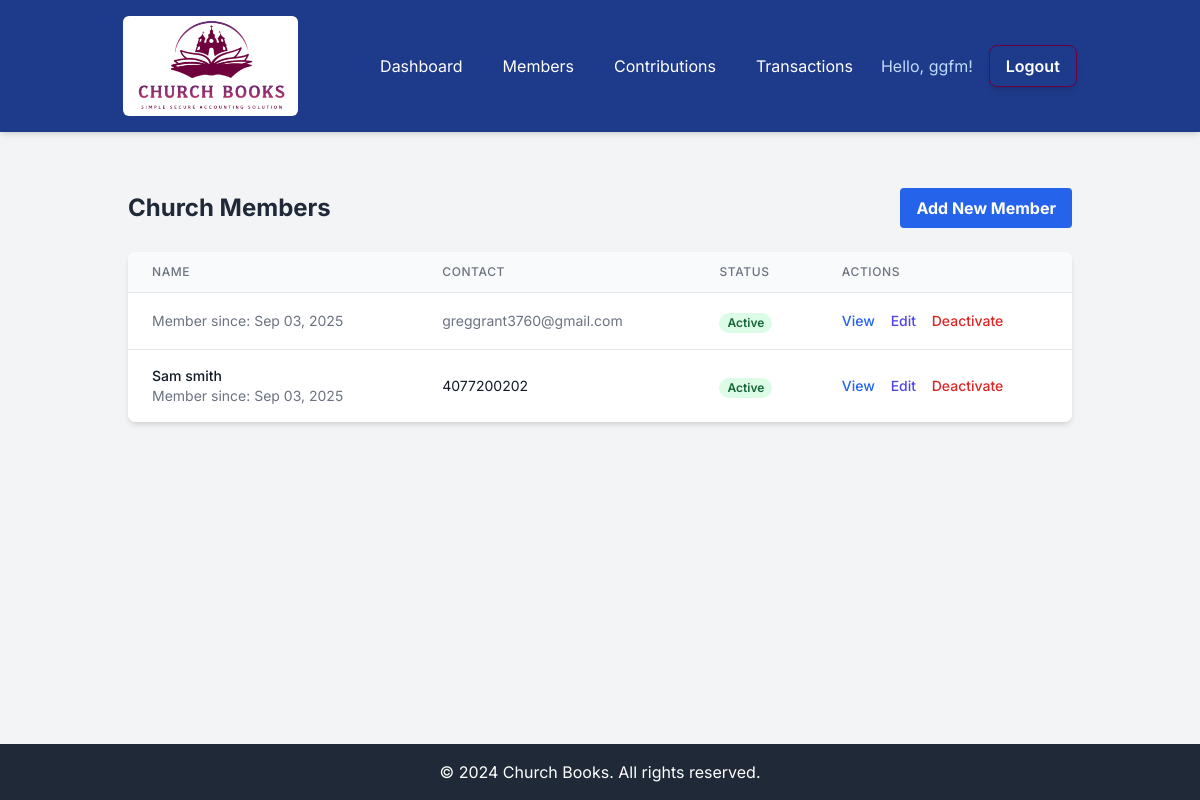
The app's page /finances/members/ (signed in) with its own data.
### church_finances/models.py (models this page shows, shortened)
class ChurchMember(models.Model):
    ROLES = (
        ('admin', 'Church Admin'),
        ('treasurer', 'Treasurer'),
        ('pastor', 'Pastor'),
        ('assistant_pastor', 'Assistant Pastor'),
        ('deacon', 'Deacon')
    )
    MARITAL_STATUS = (
        ('single', 'Single'),
        ('married', 'Married'),
        ('widowed', 'Widowed'),
        ('divorced', 'Divorced'),
    )
    user = models.ForeignKey(User, on_delete=models.CASCADE)
    church = models.ForeignKey(Church, on_delete=models.CASCADE)
    role = models.CharField(max_length=20, choices=ROLES, default='member')
    is_active = models.BooleanField(default=True)
    date_of_birth = models.DateField(null=True, blank=True)
    phone_number = models.CharField(max_length=20, blank=True)
    address = models.TextField(blank=True)
    marital_status = models.CharField(max_length=20, choices=MARITAL_STATUS, blank=True)
    baptism_date = models.DateField(null=True, blank=True)
    membership_date = models.DateField(default=timezone.now)
    emergency_contact_name = models.CharField(max_length=100, blank=True)
    emergency_contact_phone = models.CharField(max_length=20, blank=True)
    notes = models.TextField(blank=True)
    created_at = models.DateTimeField(auto_now_add=True)
    updated_at = models.DateTimeField(auto_now=True)
    class Meta:
        unique_together = ['user', 'church']

### church_finances/views.py (the view)
# urls.py: path("members/", views.member_list_view, name="member_list"),
@login_required
def member_list_view(request):
    church = get_user_church(request.user)
    if not church:
        info(request, "Your church account is pending approval.")
        return render(request, "church_finances/pending_approval.html")
    members = ChurchMember.objects.filter(church=church)
    return render(request, "church_finances/member_list.html", {
        "members": members,
        "church": church
    })

### church_finances/views.py (called while the page is built)
def get_user_church(user):
    try:
        member = ChurchMember.objects.get(user=user, is_active=True)
        return member.church if member.church.is_approved else None
    except ChurchMember.DoesNotExist:
        return None

### church_finances/templates/church_finances/member_list.html
{% extends 'base.html' %}
{% block content %}
<div class="container mx-auto px-4 py-8">
    <div class="flex justify-between items-center mb-6">
        <h2 class="text-2xl font-bold text-gray-800">Church Members</h2>
        <a href="{% url 'member_add' %}" class="bg-blue-600 hover:bg-blue-700 text-white font-bold py-2 px-4 rounded">
            Add New Member
        </a>
    </div>
    {% if members %}
    <div class="bg-white shadow-md rounded-lg overflow-hidden">
        <div class="overflow-x-auto">
            <table class="min-w-full divide-y divide-gray-200">
                <thead class="bg-gray-50">
                    <tr>
                        <th class="px-6 py-3 text-left text-xs font-medium text-gray-500 uppercase tracking-wider">Name</th>
                        <th class="px-6 py-3 text-left text-xs font-medium text-gray-500 uppercase tracking-wider">Contact</th>
                        <th class="px-6 py-3 text-left text-xs font-medium text-gray-500 uppercase tracking-wider">Status</th>
                        <th class="px-6 py-3 text-left text-xs font-medium text-gray-500 uppercase tracking-wider">Actions</th>
                    </tr>
                </thead>
                <tbody class="bg-white divide-y divide-gray-200">
                    {% for member in members %}
                    <tr>
                        <td class="px-6 py-4 whitespace-nowrap">
                            <div class="text-sm font-medium text-gray-900">{{ member.user.get_full_name }}</div>
                            <div class="text-sm text-gray-500">Member since: {{ member.membership_date|date:"M d, Y" }}</div>
                        </td>
                        <td class="px-6 py-4 whitespace-nowrap">
                            <div class="text-sm text-gray-900">{{ member.phone_number }}</div>
                            <div class="text-sm text-gray-500">{{ member.user.email }}</div>
                        </td>
                        <td class="px-6 py-4 whitespace-nowrap">
                            <span class="px-2 inline-flex text-xs leading-5 font-semibold rounded-full {% if member.is_active %}bg-green-100 text-green-800{% else %}bg-red-100 text-red-800{% endif %}">
                                {{ member.is_active|yesno:"Active,Inactive" }}
                            </span>
                        </td>
                        <td class="px-6 py-4 whitespace-nowrap text-sm font-medium">
                            <a href="{% url 'member_detail' member.id %}" class="text-blue-600 hover:text-blue-900 mr-3">View</a>
                            <a href="{% url 'member_edit' member.id %}" class="text-indigo-600 hover:text-indigo-900 mr-3">Edit</a>
                            {% if member.is_active %}
                            <a href="{% url 'member_deactivate' member.id %}" class="text-red-600 hover:text-red-900" onclick="return confirm('Are you sure you want to deactivate this member?')">Deactivate</a>
                            {% else %}
                            <a href="{% url 'member_activate' member.id %}" class="text-green-600 hover:text-green-900">Activate</a>
                            {% endif %}
                        </td>
                    </tr>
                    {% endfor %}
                </tbody>
            </table>
        </div>
    </div>
    {% else %}
    <div class="text-center py-8">
        <p class="text-gray-500">No members found.</p>
    </div>
    {% endif %}
</div>
{% endblock %}

### templates/base.html (shortened to what this page needs)
{% load static %}
<!DOCTYPE html>
<html lang="en">
<head>
    <script src="https://cdn.tailwindcss.com"></script>
</head>
<body class="flex flex-col min-h-screen">
    <nav class="bg-blue-900 p-4 shadow-md">
        <div class="container mx-auto">
            <div class="flex justify-around items-center">
                <a href="{% url 'home' %}" class="flex items-center text-white rounded-md bg-white px-3 py-1 hover:bg-gray-200 transition-colors h-[100px]">
                    <img src="{% static 'images/logo.png' %}" class="h-[100px] w-auto rounded" alt="Church Books Logo">
                </a>
                <div class="hidden lg:flex lg:items-center lg:space-x-4">
                    {% if user.is_authenticated %}
                        <a href="{% url 'dashboard' %}" class="text-white hover:text-white rounded-md px-3 py-1 hover:bg-red-600 transition-colors">Dashboard</a>
                        <a href="{% url 'member_list' %}" class="text-white hover:text-white rounded-md px-3 py-1 hover:bg-red-600 transition-colors">Members</a>
                        <a href="{% url 'contribution_list' %}" class="text-white hover:text-white rounded-md px-3 py-1 hover:bg-red-600 transition-colors">Contributions</a>
                        <a href="{% url 'transaction_list' %}" class="text-white hover:text-white rounded-md px-3 py-1 hover:bg-red-600 transition-colors">Transactions</a>
                        <span class="text-blue-200">Hello, {{ user.username }}!</span>
                        <a href="{% url 'logout' %}" class="border border-[#6e003d] hover:bg-red-600 text-white font-semibold py-2 px-4 rounded-lg shadow-md transition duration-300 ease-in-out transform hover:scale-105">Logout</a>
                    {% endif %}
                </div>
            </div>
        </div>
    </nav>
    <main class="flex-grow container mx-auto px-4 sm:px-6 py-6">
        <div class="max-w-7xl mx-auto">
            {% block content %}
            {% endblock %}
        </div>
    </main>
    <footer class="bg-gray-800 text-white p-4 text-center mt-auto">
        <div class="container mx-auto">
            &copy; 2024 Church Books. All rights reserved.
        </div>
    </footer>
</body>
</html>

### templates/base.html (style rules this page uses)
body { font-family: 'Inter', sans-serif; background-color: #f3f4f6; min-height: 100vh; display: flex; flex-direction: column; }

### records on screen
ChurchMember: membership_date "Sep 03, 2025", user.email "greggrant3760@gmail.com", is_active "Active", shows "Deactivate"
ChurchMember: user.get_full_name "Sam smith", membership_date "Sep 03, 2025", phone_number "4077200202", is_active "Active", shows "Deactivate"

### other values on screen
{{ user.username }} "ggfm"
